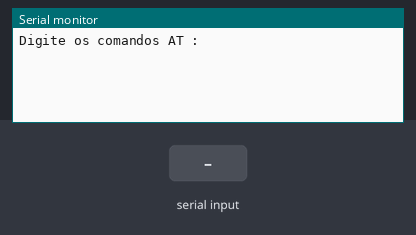
The sketch below on a simulated Arduino Uno, built with avr-gcc and run on an emulated ATmega328P. Parts: the last lines printed to the serial monitor. The inputs (shaded band) are chosen by the test bench.

Above: at 1.7 s.
1.8 s: "1" received over the second serial link
At 2.4 s:
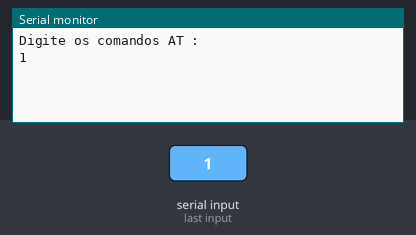
3.3 s: "0" received over the second serial link
At 4.8 s:
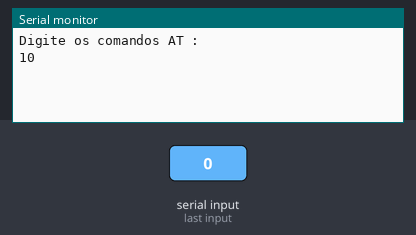

The sketch:

Configurar_Bluettoth.ino
```cpp
#include <SoftwareSerial.h>

SoftwareSerial bluetooth(10, 11); // RX, TX

void setup() {
  delay(500);
  Serial.begin(9600);
  Serial.println("Digite os comandos AT :");
  bluetooth.begin(9600);
}

void loop() {
  if (bluetooth.available())
    Serial.write(bluetooth.read());

  if (Serial.available())
    bluetooth.write(Serial.read());
}
```

Measured:
- after the input at 1.8 s, the serial monitor: prints a new line at once (image 1)
- after the input at 3.3 s, the serial monitor: prints a new line at once (image 2)
